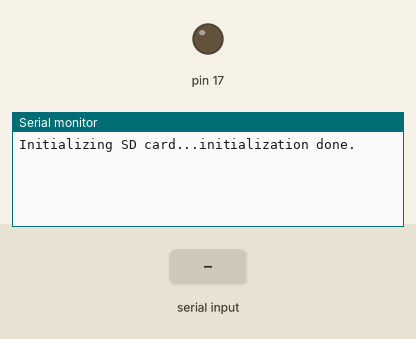
A sketch run on a simulated Arduino Leonardo, built with avr-gcc and run on an emulated ATmega32U4. On the bench: output pins drawn as LEDs (lit = HIGH), the last lines printed to the serial monitor. Inputs (shaded band) come from the test bench. Storage starts empty.

Above: at 1.2 s.
1.3 s: "90,45,200\n" received over the second serial link
At 1.9 s:
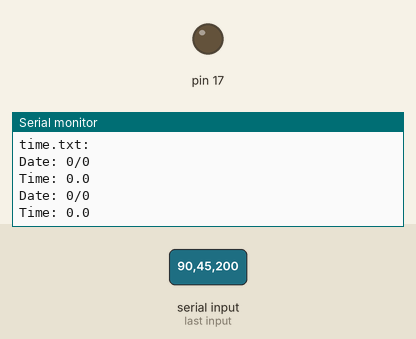
2.8 s: "30,150,10\n" received over the second serial link
At 4.9 s:
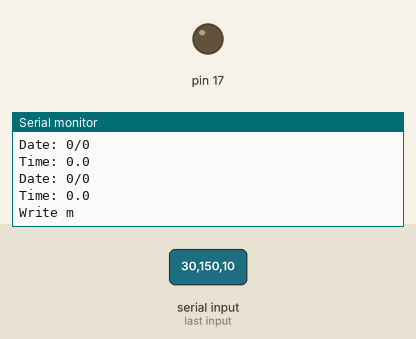

Measured:
- after the input at 1.3 s, the serial monitor: prints a new line at once (image 1)
- after the input at 2.8 s, the serial monitor: prints a new line after 1.6 s (image 2)

The sketch:

arduino_toNodeMCU.ino
```cpp
#include <SoftwareSerial.h>
#include <SPI.h>
#include <SD.h>

File myFile; // สร้างออฟเจก File สำหรับจัดการข้อมูล
const int chipSelect = 4;

SoftwareSerial ArduinoSerial(3, 2); // RX, TX

void setup() {
  Serial.begin(115200);
  ArduinoSerial.begin(4800);
  while (!Serial) {
    ; // รอจนกระทั่งเชื่อมต่อกับ Serial port แล้ว สำหรับ Arduino Leonardo เท่านั้น
  }

  Serial.print("Initializing SD card...");
  pinMode(SS, OUTPUT);

  if (!SD.begin(chipSelect)) {
    Serial.println("initialization failed!");
    return;
  }
  Serial.println("initialization done.");

}

void loop() {
  int d,m,h,mi;
  int count = 1;
  while (ArduinoSerial.available() > 0) {
    float val = ArduinoSerial.parseFloat();
      if (ArduinoSerial.read() == '\n') {
        switch(count){
          case 1:
            d = ArduinoSerial.parseInt();
            Serial.println("Write D");
            delay(1000);
            break;
          case 2:
            m = ArduinoSerial.parseInt();
            Serial.println("Write m");
            delay(1000);
            break;
          case 3:
            h = ArduinoSerial.parseInt();
            Serial.println("Write h");
            delay(1000);
            break;
          case 4:
            mi = ArduinoSerial.parseInt();
            Serial.println("Write mi");
            count = 0;
            delay(1000);
            break;
        }
        count++;

    }


    myFile = SD.open("time.txt", FILE_WRITE); // เปิดไฟล์ที่ชื่อ test.txt เพื่อเขียนข้อมูล โหมด FILE_WRITE

  // ถ้าเปิดไฟล์สำเร็จ ให้เขียนข้อมูลเพิ่มลงไป
  if (myFile) {
    Serial.print("Writing to time.txt...");

    myFile.print("Date: ");
    myFile.print(d);
    myFile.print("/");
    myFile.println(m); // สั่งให้เขียนข้อมูล

    myFile.print("Time: ");
    myFile.print(h);
    myFile.print(".");
    myFile.println(mi);

    myFile.close(); // ปิดไฟล์
    Serial.println("done.");

  } else {
    // ถ้าเปิดไฟลืไม่สำเร็จ ให้แสดง error
    Serial.println("error opening time.txt");

  }

  // เปิดไฟล์เพื่ออ่าน
  myFile = SD.open("time.txt"); // สั่งให้เปิดไฟล์ชื่อ test.txt เพื่ออ่านข้อมูล
  if (myFile) {
    Serial.println("time.txt:");
    // อ่านข้อมูลทั้งหมดออกมา
    while (myFile.available()) {
      Serial.write(myFile.read());

  }
  myFile.close(); // เมื่ออ่านเสร็จ ปิดไฟล์

  } else {
    // ถ้าอ่านไม่สำเร็จ ให้แสดง error
    Serial.println("error opening time.txt");

  }
  }
}
```
